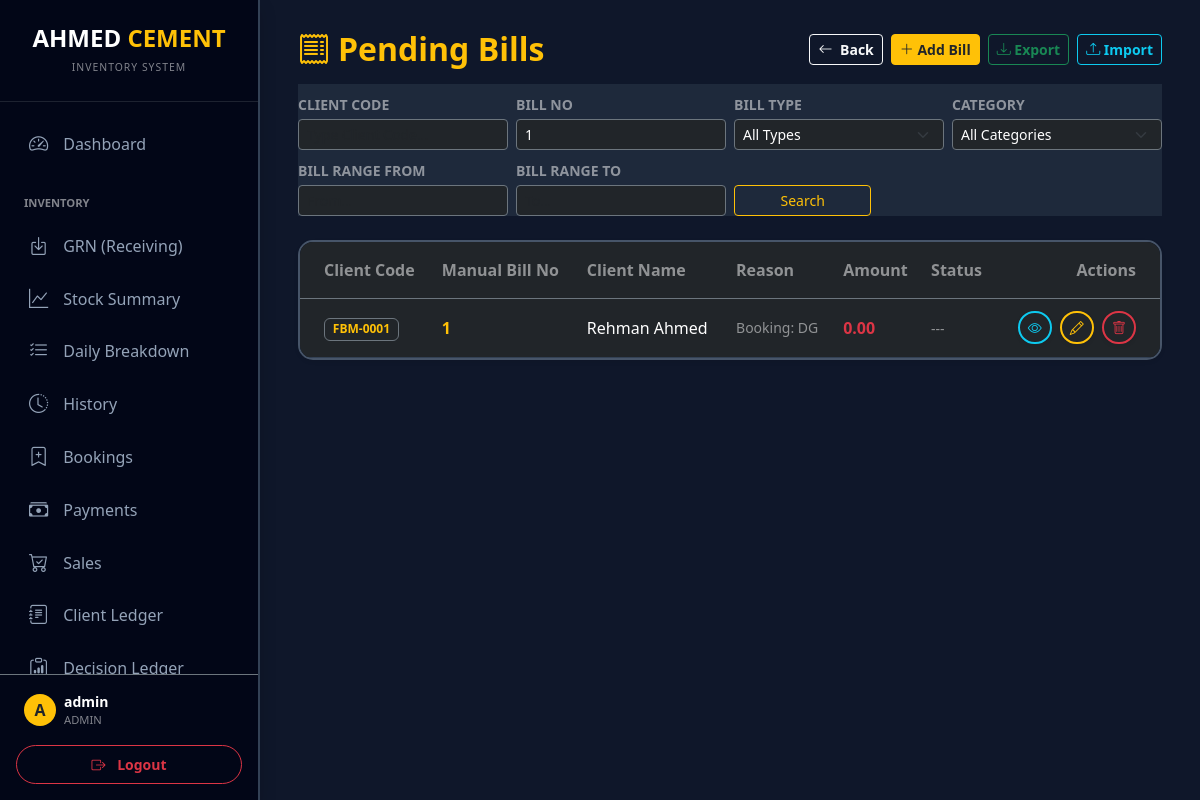
The app's page /pending_bills?bill_no=1 (signed in) with its own data.
### models.py (models this page shows)
class User(UserMixin, db.Model):
    id = db.Column(db.Integer, primary_key=True)
    username = db.Column(db.String(80), unique=True, nullable=False)
    password_hash = db.Column(db.String(200))
    role = db.Column(db.String(20), default='user')  # 'admin' or 'user'
    can_view_stock = db.Column(db.Boolean, default=True)
    can_view_daily = db.Column(db.Boolean, default=True)
    can_view_history = db.Column(db.Boolean, default=True)
    can_import_export = db.Column(db.Boolean, default=False)
    can_manage_directory = db.Column(db.Boolean, default=False)
    restrict_backdated_edit = db.Column(db.Boolean, default=False)

class PendingBill(db.Model):
    id = db.Column(db.Integer, primary_key=True)
    client_code = db.Column(db.String(50))
    client_name = db.Column(db.String(100))
    bill_no = db.Column(db.String(50))
    nimbus_no = db.Column(db.String(50))
    amount = db.Column(db.Float, default=0)
    reason = db.Column(db.String(200))
    photo_url = db.Column(db.String(200))
    is_paid = db.Column(db.Boolean, default=False)
    is_cash = db.Column(db.Boolean, default=False)
    is_manual = db.Column(db.Boolean, default=False)  # True if has manual bill no
    created_at = db.Column(db.String(50))
    created_by = db.Column(db.String(80))
    is_void = db.Column(db.Boolean, default=False)

### main.py (the view)
@app.route('/pending_bills')
@login_required
def pending_bills():
    page = request.args.get('page', 1, type=int)
    category = request.args.get('category', '').strip()
    filters = {
        'client_code': request.args.get('client_code', '').strip(),
        'bill_no': request.args.get('bill_no', '').strip(),
        'bill_from': request.args.get('bill_from', '').strip(),
        'bill_to': request.args.get('bill_to', '').strip(),
        'category': category,
        'is_cash': request.args.get('is_cash', '').strip(),
        'is_manual': request.args.get('is_manual', '').strip()
    }
    query = PendingBill.query
    if filters['client_code']: # Add is_void filter
        query = query.filter(PendingBill.client_code == filters['client_code'])
    if filters['bill_no']:
        query = query.filter(PendingBill.bill_no.ilike(f"%{filters['bill_no']}%"))
    if filters['is_cash'] != '':
        query = query.filter(PendingBill.is_cash == (filters['is_cash'] == '1'))
    if filters['is_manual'] != '':
        query = query.filter(PendingBill.is_manual == (filters['is_manual'] == '1'))
    query = query.filter(PendingBill.is_void == False)
    if category == 'Unbilled Cash' or category == 'Cash':
        query = query.filter(PendingBill.is_cash == True)
    elif category:
        query = query.join(Client, PendingBill.client_code == Client.code).filter(Client.category == category)
    pagination = query.order_by(PendingBill.id.desc()).paginate(page=page, per_page=15)
    active_clients = Client.query.filter(Client.is_active == True).order_by(Client.name.asc()).all()
    materials = Material.query.order_by(Material.name.asc()).all()
    return render_template('pending_bills.html',
                           bills=pagination.items,
                           pagination=pagination,
                           filters=filters,
                           clients=active_clients,
                           materials=materials)

### main.py (called while the page is built)
@login_manager.user_loader
def load_user(user_id):
    return db.session.get(User, int(user_id))

### templates/pending_bills.html (shortened to what this page needs)
{% extends "layout.html" %}
{% block content %}
<div class="d-flex flex-column flex-md-row justify-content-between align-items-md-center mb-4 gap-3">
    <h2 class="fw-bold text-warning mb-0"><i class="bi bi-receipt me-2"></i>Pending Bills</h2>
    <div class="d-flex gap-2 flex-wrap">
        <a href="/" class="btn btn-outline-light btn-sm fw-bold"><i class="bi bi-arrow-left me-1"></i> Back</a>
        <button class="btn btn-warning btn-sm text-dark fw-bold" data-bs-toggle="modal" data-bs-target="#addBillModal">
            <i class="bi bi-plus-lg"></i> Add Bill
        </button>
        <button class="btn btn-outline-success btn-sm fw-bold" data-bs-toggle="modal" data-bs-target="#exportModal">
            <i class="bi bi-download"></i> Export
        </button>
        <button class="btn btn-outline-info btn-sm fw-bold" data-bs-toggle="modal" data-bs-target="#importModal">
            <i class="bi bi-upload"></i> Import
        </button>
    </div>
</div>
<div class="card-custom mb-4" style="background: #1e293b;">
    <form method="GET" action="{{ url_for('pending_bills') }}" class="row g-2 align-items-end">
        <div class="col-md-3">
            <label class="text-white-50 small fw-bold mb-1">CLIENT CODE</label>
            <input type="text" name="client_code" list="clientsList" class="form-control form-control-sm bg-dark text-white border-secondary" placeholder="Type Client Code..." value="{{ filters.client_code or '' }}" autocomplete="off">
        </div>
        <div class="col-md-3">
            <label class="text-white-50 small fw-bold mb-1">BILL NO</label>
            <input type="text" name="bill_no" class="form-control form-control-sm bg-dark text-white border-secondary" placeholder="Type Bill No..." value="{{ filters.bill_no or '' }}" autocomplete="off">
        </div>
        <div class="col-md-3">
            <label class="text-white-50 small fw-bold mb-1">BILL TYPE</label>
            <select name="is_manual" class="form-select form-select-sm bg-dark text-white border-secondary">
                <option value="">All Types</option>
            </select>
        </div>
        <div class="col-md-3">
            <label class="text-white-50 small fw-bold mb-1">CATEGORY</label>
            <select name="category" class="form-select form-select-sm bg-dark text-white border-secondary">
                <option value="">All Categories</option>
            </select>
        </div>
        <div class="col-md-3">
            <label class="text-white-50 small fw-bold mb-1">BILL RANGE FROM</label>
            <input type="number" name="bill_from" class="form-control form-control-sm bg-dark text-white border-secondary" placeholder="From..." value="{{ filters.bill_from or '' }}">
        </div>
        <div class="col-md-3">
            <label class="text-white-50 small fw-bold mb-1">BILL RANGE TO</label>
            <input type="number" name="bill_to" class="form-control form-control-sm bg-dark text-white border-secondary" placeholder="To..." value="{{ filters.bill_to or '' }}">
        </div>
        <div class="col-md-2">
            <button type="submit" class="btn btn-outline-warning btn-sm w-100">Search</button>
        </div>
    </form>
</div>
<div class="card border-0 shadow-sm" style="background: #1e293b; border: 2px solid #475569 !important; border-radius: 15px; overflow: hidden;">
    <div class="table-responsive">
        <table class="table table-dark table-hover align-middle mb-0">
            <thead style="background: #0f172a;">
                <tr>
                    <th class="fw-bold py-3 ps-4 border-bottom border-secondary text-white-50">Client Code</th>
                    <th class="fw-bold py-3 border-bottom border-secondary text-white-50">Manual Bill No</th>
                    <th class="fw-bold py-3 border-bottom border-secondary text-white-50">Client Name</th>
                    <th class="fw-bold py-3 border-bottom border-secondary text-white-50">Reason</th>
                    <th class="fw-bold py-3 border-bottom border-secondary text-white-50">Amount</th>
                    <th class="fw-bold py-3 border-bottom border-secondary text-white-50">Status</th>
                    <th class="fw-bold py-3 text-end pe-4 border-bottom border-secondary text-white-50">Actions</th>
                </tr>
            </thead>
            <tbody style="background: #1e293b;">
                {% for bill in bills %}
                {% set client = clients|selectattr('code', 'equalto', bill.client_code)|first %}
                <tr style="border-bottom: 1px solid #334155; background: #1e293b;">
                    <td class="ps-4 py-3">
                        <span class="badge bg-dark border border-secondary text-warning">{{ bill.client_code or '---' }}</span>
                    </td>
                    <td class="text-white fw-bold">
                        {% if bill.bill_no %}
                        <a href="{{ url_for('view_bill', bill_no=bill.bill_no|replace('#', '%23')) }}" class="text-warning text-decoration-none">{{ bill.bill_no }}</a>
                        {% else %}---{% endif %}
                    </td>
                    <td class="text-white">{{ bill.client_name or '---' }}</td>
                    <td class="text-white-50 small">{{ bill.reason or '---' }}</td>
                    <td class="text-danger fw-bold">{{ "%.2f"|format(bill.amount or 0) }}</td>
                    <td>
                        {% if not client or client.category == 'Walking-Customer' or client.category == 'Cash' %}
                        <div class="form-check form-switch">
                            <input class="form-check-input" type="checkbox" role="switch" id="paidSwitch{{ bill.id }}"
                                   {% if bill.is_paid %}checked{% endif %}
                                   onchange="togglePaid({{ bill.id }})">
                            <label class="form-check-label small {% if bill.is_paid %}text-success{% else %}text-danger{% endif %}"
                                   id="paidLabel{{ bill.id }}" for="paidSwitch{{ bill.id }}">
                                {{ 'Paid' if bill.is_paid else 'Unpaid' }}
                            </label>
                        </div>
                        {% else %}
                        <span class="text-white-50 small">---</span>
                        {% endif %}
                    </td>
                    <td class="text-end pe-4">
                        <button class="btn btn-outline-info btn-sm border-2 rounded-pill shadow-sm me-1" data-bs-toggle="modal" data-bs-target="#viewBillModal{{ bill.id }}" data-lazy-modal="true">
                            <i class="bi bi-eye"></i>
                        </button>
                        <button class="btn btn-outline-warning btn-sm border-2 rounded-pill shadow-sm me-1" data-bs-toggle="modal" data-bs-target="#editBillModal{{ bill.id }}" data-lazy-modal="true">
                            <i class="bi bi-pencil"></i>
                        </button>
                        <a href="/delete_pending_bill/{{ bill.id }}" class="btn btn-outline-danger btn-sm border-2 rounded-pill shadow-sm" onclick="return confirm('Delete this bill?')">
                            <i class="bi bi-trash"></i>
                        </a>
                    </td>
                </tr>
                {% endfor %}
            </tbody>
        </table>
    </div>
</div>
{% endblock %}

### templates/layout.html (shortened to what this page needs)
<!DOCTYPE html>
<html lang="en">
<head>
    <link href="https://cdn.jsdelivr.net/npm/bootstrap@5.3.0/dist/css/bootstrap.min.css" rel="stylesheet">
    <link rel="stylesheet" href="https://cdn.jsdelivr.net/npm/bootstrap-icons@1.10.0/font/bootstrap-icons.css">
    <link rel="stylesheet" href="https://cdn.jsdelivr.net/npm/flatpickr/dist/flatpickr.min.css">
    <link rel="stylesheet" href="https://cdn.jsdelivr.net/npm/flatpickr/dist/themes/dark.css">
</head>
<body>
{% if current_user.is_authenticated %}
    <div class="sidebar shadow" id="sidebar">
        <div class="p-4 text-center border-bottom border-secondary border-opacity-25">
            <h4 class="fw-bold text-white mb-0">AHMED <span class="text-warning">CEMENT</span></h4>
            <small class="text-white-50 text-uppercase" style="font-size: 0.65rem; letter-spacing: 1px;">Inventory System</small>
        </div>
        <div class="sidebar-nav-container">
            <nav class="py-3">
                <a href="/" class="nav-link {{ 'active' if request.path == '/' }}" onclick="closeSidebar()">
                    <i class="bi bi-speedometer2"></i> Dashboard
                </a>
                <div class="text-white-50 small fw-bold px-4 mt-4 mb-2 text-uppercase" style="font-size: 0.7rem;">Inventory</div>
                {% if current_user.can_view_stock or current_user.role == 'admin' %}
                <a href="/grn" class="nav-link {{ 'active' if request.path == '/grn' }}" onclick="closeSidebar()">
                    <i class="bi bi-box-arrow-in-down"></i> GRN (Receiving)
                </a>
                <a href="/stock_summary" class="nav-link {{ 'active' if request.path == '/stock_summary' }}" onclick="closeSidebar()">
                    <i class="bi bi-graph-up"></i> Stock Summary
                </a>
                {% endif %}
                {% if current_user.can_view_daily or current_user.role == 'admin' %}
                <a href="/daily_transactions" class="nav-link {{ 'active' if request.path == '/daily_transactions' }}" onclick="closeSidebar()">
                    <i class="bi bi-list-check"></i> Daily Breakdown
                </a>
                {% endif %}
                {% if current_user.can_view_history or current_user.role == 'admin' %}
                <a href="/tracking" class="nav-link {{ 'active' if request.path == '/tracking' }}" onclick="closeSidebar()">
                    <i class="bi bi-clock-history"></i> History
                </a>
                <a href="/bookings" class="nav-link {{ 'active' if request.path == '/bookings' }}" onclick="closeSidebar()">
                    <i class="bi bi-bookmark-plus"></i> Bookings
                </a>
                <a href="/payments" class="nav-link {{ 'active' if request.path == '/payments' }}" onclick="closeSidebar()">
                    <i class="bi bi-cash-stack"></i> Payments
                </a>
                <a href="/direct_sales" class="nav-link {{ 'active' if request.path == '/direct_sales' }}" onclick="closeSidebar()">
                    <i class="bi bi-cart-check"></i> Sales
                </a>
                <a href="/clients" class="nav-link {{ 'active' if request.path.startswith('/ledger') or request.path == '/clients' }}" onclick="closeSidebar()">
                    <i class="bi bi-journal-text"></i> Client Ledger
                </a>
                <a href="/decision_ledger" class="nav-link {{ 'active' if request.path == '/decision_ledger' }}" onclick="closeSidebar()">
                    <i class="bi bi-clipboard-data"></i> Decision Ledger
                </a>
                {% endif %}
            </nav>
        </div>
        <div class="p-3 border-top border-secondary">
            <div class="d-flex align-items-center mb-3 px-2">
                <div class="bg-warning rounded-circle me-2 d-flex align-items-center justify-content-center text-dark fw-bold" style="width: 32px; height: 32px; flex-shrink: 0;">
                    {{ current_user.username[0]|upper }}
                </div>
                <div class="overflow-hidden">
                    <div class="text-white fw-bold small text-truncate">{{ current_user.username }}</div>
                    <div class="text-white-50 x-small" style="font-size: 0.7rem;">{{ current_user.role|upper }}</div>
                </div>
            </div>
            <a href="/logout" class="btn btn-outline-danger w-100 btn-sm fw-bold py-2 rounded-pill">
                <i class="bi bi-box-arrow-right me-2"></i> Logout
            </a>
        </div>
    </div>
{% endif %}
<div class="main-content {{ 'ms-0' if not current_user.is_authenticated }}">
    <div class="container-fluid px-0 px-sm-2">
        {% block content %}{% endblock %}
    </div>
</div>
</body>
</html>

### templates/layout.html (style rules this page uses)
:root { --sidebar-width: 260px; --bg-dark: #0f172a; --card-bg: #1e293b; --accent: #fbbf24; --sidebar-bg: #020617; }
body { background-color: var(--bg-dark); color: #f8fafc; font-family: 'Segoe UI', Roboto, Helvetica, Arial, sans-serif; overflow-x: hidden; margin: 0; }
.sidebar { width: var(--sidebar-width); height: 100vh; position: fixed; background: var(--sidebar-bg); border-right: 2px solid #334155; transition: all 0.3s; z-index: 1050; left: 0; top: 0; display: flex; flex-direction: column; }
.sidebar-nav-container { flex-grow: 1; overflow-y: auto; scrollbar-width: thin; scrollbar-color: #334155 transparent; }
.main-content { margin-left: var(--sidebar-width); padding: 30px; min-height: 100vh; transition: all 0.3s; }
.nav-link { color: #94a3b8; padding: 12px 25px; display: flex; align-items: center; font-weight: 500; border-left: 4px solid transparent; transition: 0.2s; text-decoration: none; }
.nav-link i { font-size: 1.2rem; margin-right: 15px; }

### records on screen
User: username "A", username "admin", role "ADMIN"
PendingBill: client_code "FBM-0001", bill_no "1", client_name "Rehman Ahmed", reason "Booking: DG", amount "0.00"
